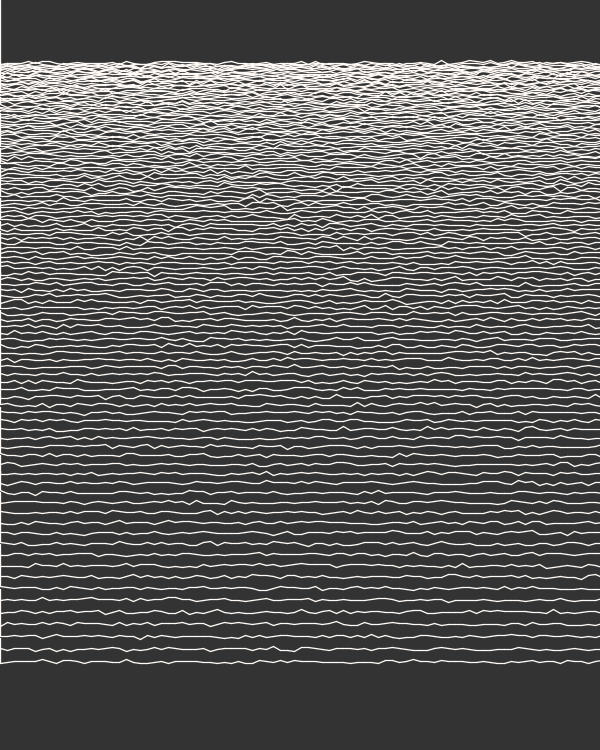
Frame 1 (no input)
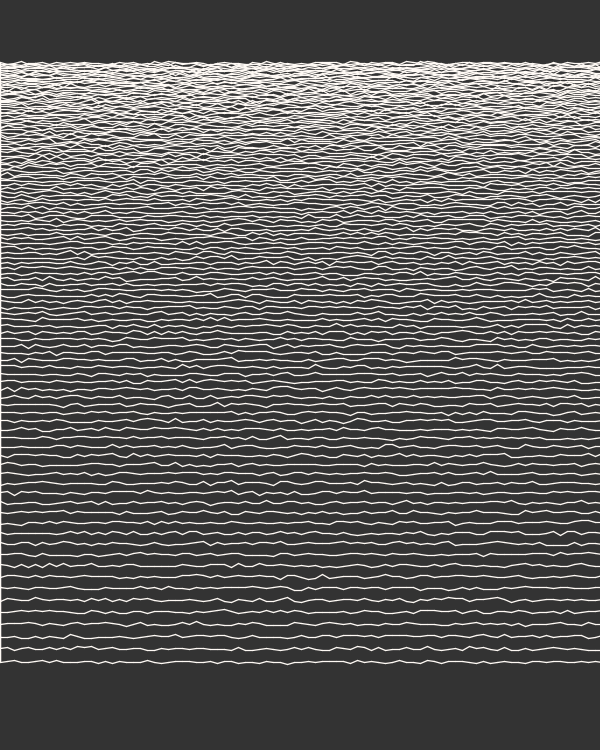
Frame 60 (the mouse pressed at the canvas centre just before this capture)
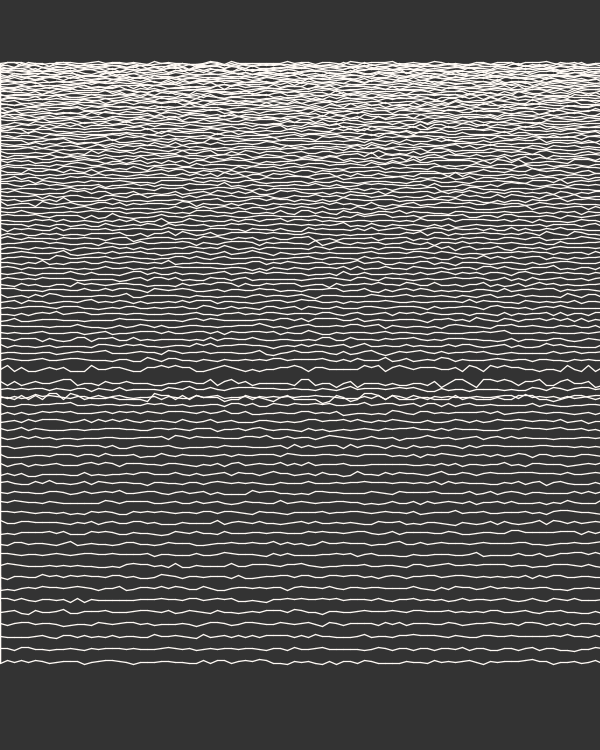
Frame 120 (the mouse held since frame 60 and released just before this capture)

The Processing sketch that drew these frames (run headless with seeded random() and noise(); from frame 60 on, the mouse is pressed at the canvas centre):

// Processing sketch: processing_174130
// ── processing_174130.pde



float x, y;      
float px, py;     
float rdm;       
float count=60;  
float inc=5;       

int ns=10;       
int hInc=7;     
int div = 40;    
float strk=1.3;  

void setup() {
  size(600, 750);
  background(255, 250, 245);
  smooth();
  stroke(255, 250, 245);
  strokeWeight(strk);
  frameRate(900);
  fill(51);
  //rectMode(CORNERS);
  rect(0, 0, width, height);  
  noCursor();
}

void draw() {
  count=60;
  inc=0;
  ns=7;       
  hInc=7;     
  div = 50;    
  strk=1.0;
  background(51);
  while (count<height-80) {

    if (inc>25) {  
      inc=25;
    }     
    else {  
      inc = count/div;
    }   
    rdm=random(0, 300);           
    y=noise(rdm)*ns+count;     
    int dy = mouseY - int(y);
    if(abs(dy) < 10) {
      y += 10-dy;
    }
    line(px, py, x, y);          
    py=y;                        
    px=x;                        
    x+=hInc;                    
    if (x>width+10) {              
      noStroke();
      x=0;
      count = count + inc;
      py=y;
      px=x;
      stroke(255, 250, 245);
    }
  }
}
